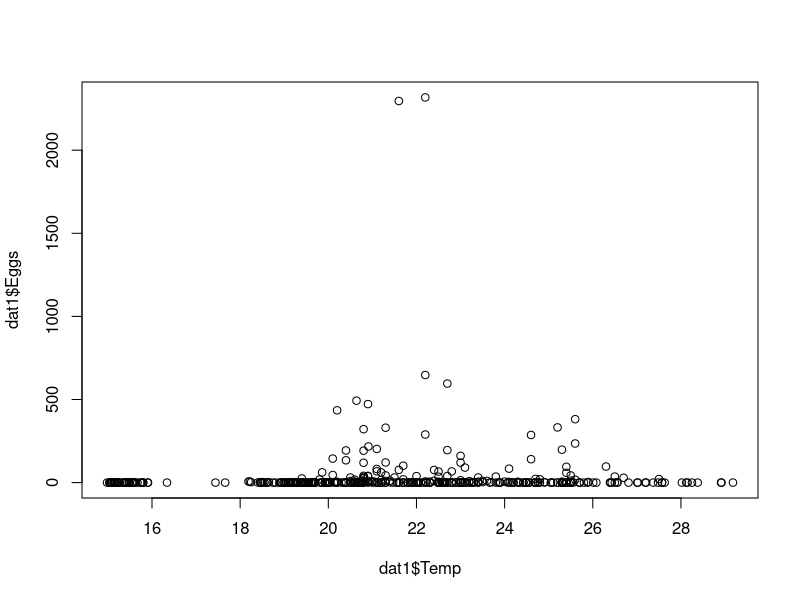
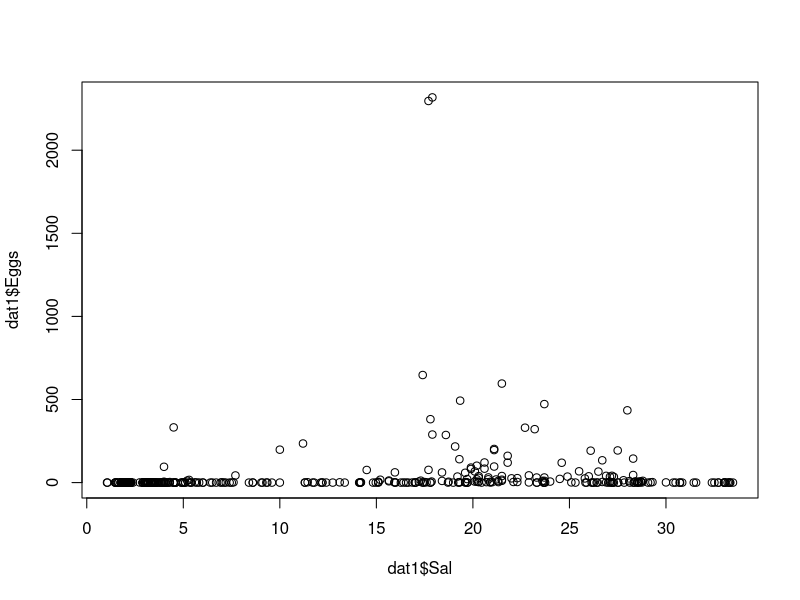
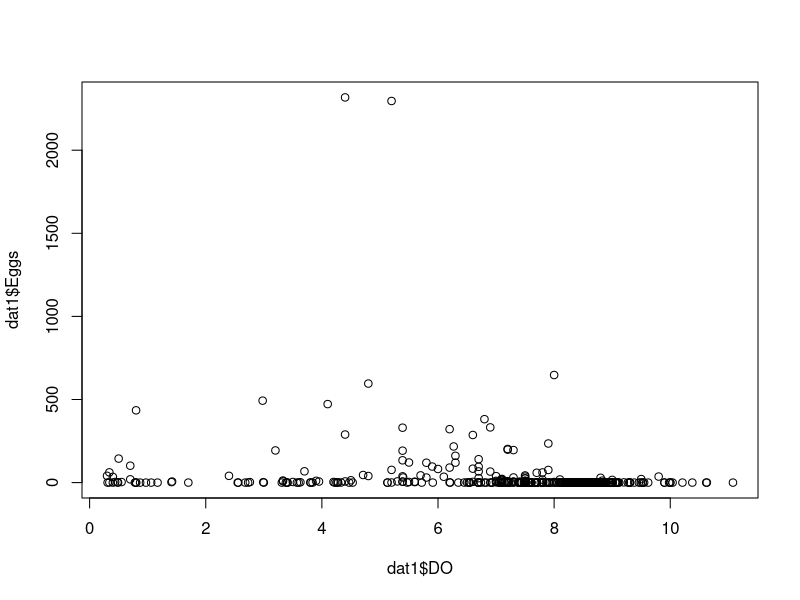
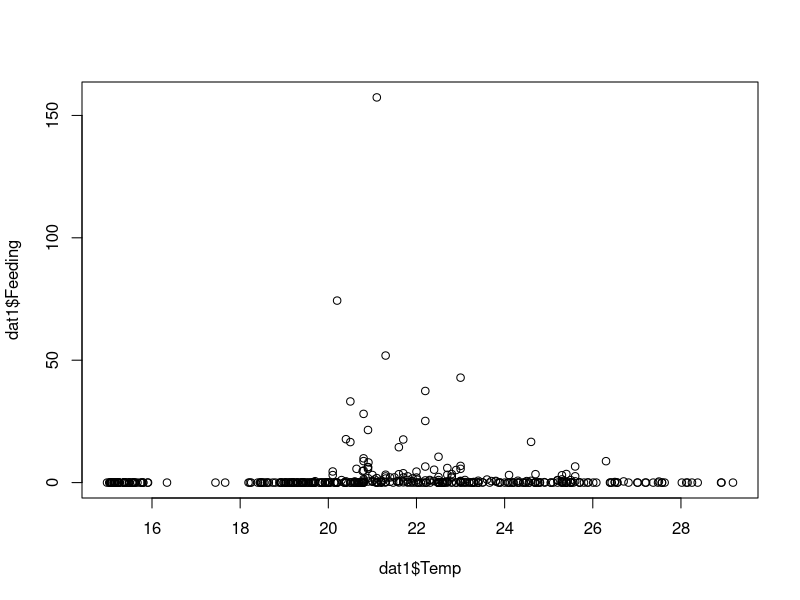
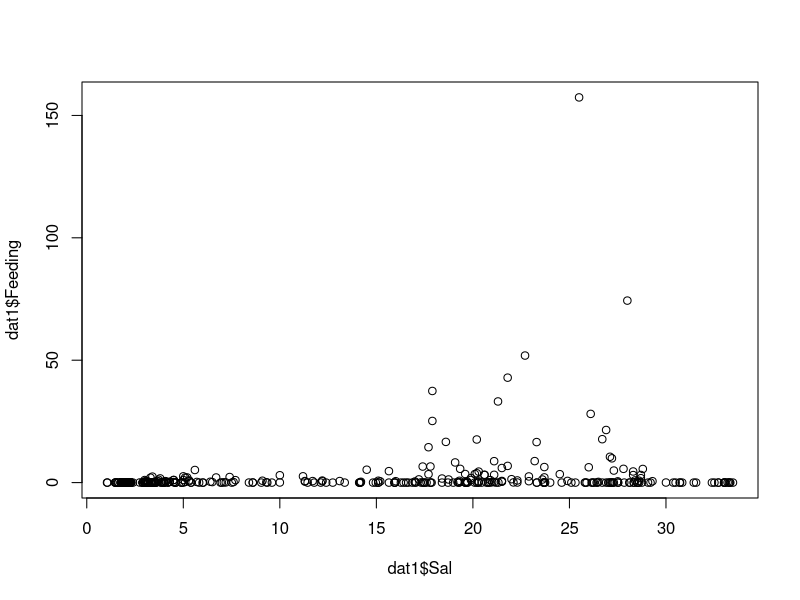
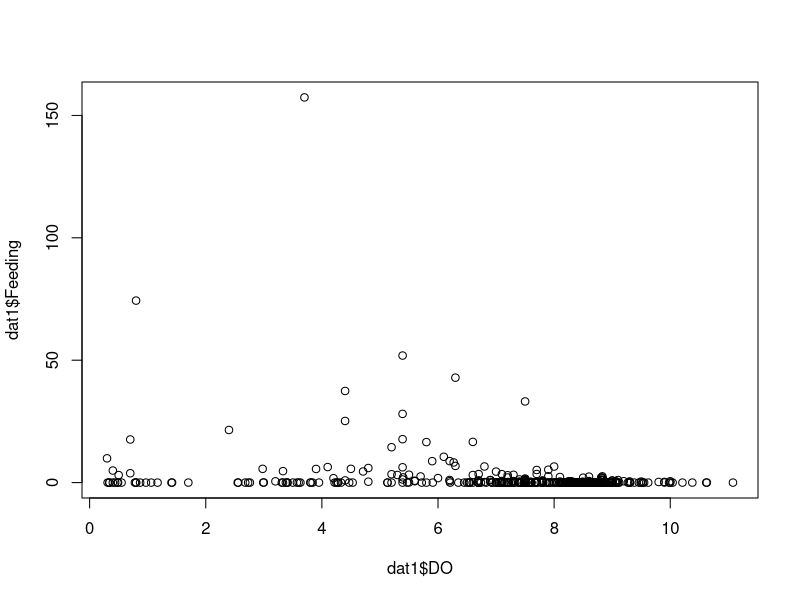
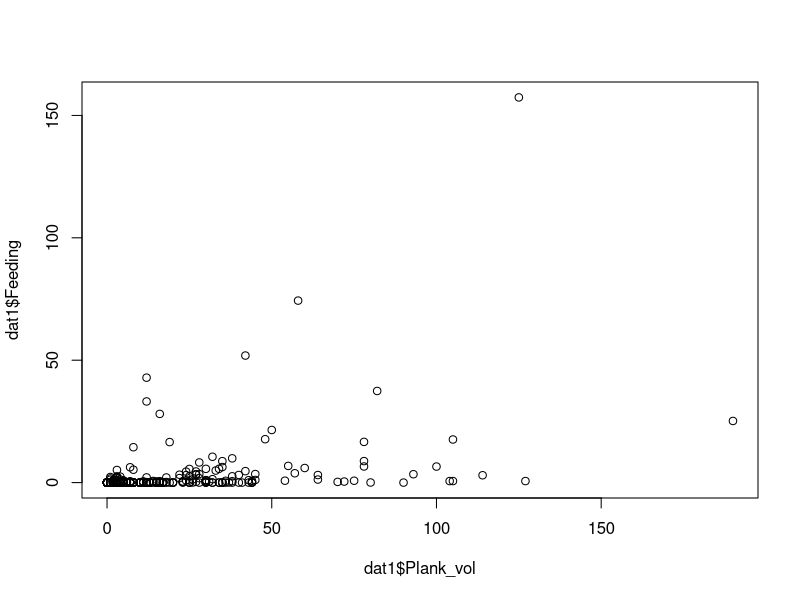
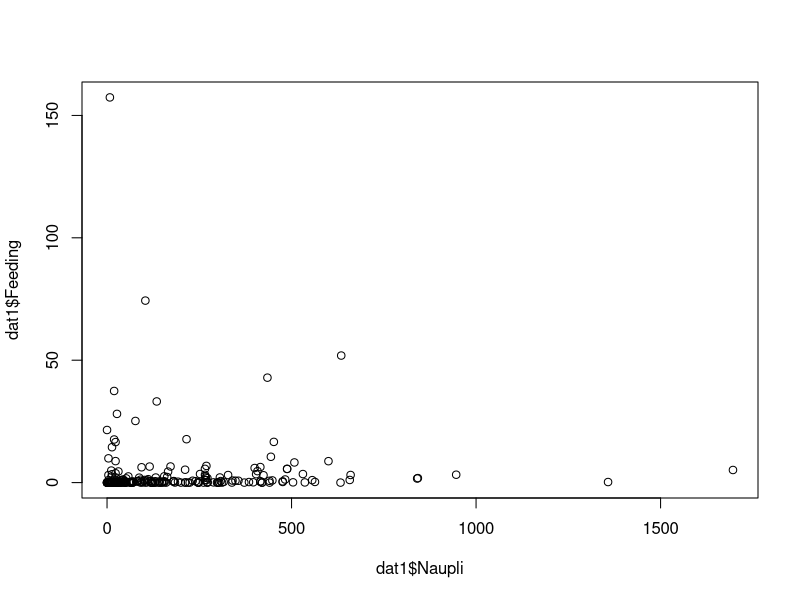

Here is the R script that generated these plots, in order: (Note: this script raises an error after producing the figures.)
# Williams et al 2019 
# Update Feb 2019

##### Data preperation and exploration

library(tidyverse)

# read in data
dat <- read_csv("Data/Blackwood-data.csv")

# dat1 = only samples where data for prey IS available

# dat2 = 'plugging' NAs in predictor variable purely for data exploration
# dat3 = prey NOT included as a factor


# dat1 exploration
dat1 <- as.data.frame(dat)
glimpse(dat1)

plot(dat1$Temp, dat1$Eggs)
plot(dat1$Sal, dat1$Eggs)
plot(dat1$DO, dat1$Eggs)

plot(dat1$Temp, dat1$Feeding)
plot(dat1$Sal, dat1$Feeding)
plot(dat1$DO, dat1$Feeding)

plot(dat1$Plank_vol, dat1$Feeding)
plot(dat1$Naupli, dat1$Feeding)

hist(dat$Eggs)
hist(dat1$Yolk_sac)
hist(dat1$Feeding)

# dat2 exploration
dat2 <- dat1
str(dat2)
colSums(is.na(dat2))  

set.seed(12345678)

Extract <- dat2 %>% sele %>% 
  rfImputeUnsupervised() %>% 
  within({
    Turb <- round(Turb)
    Naupli <- round(Naupli)
  })
dat2[.,names(Extract)] <- Extract
